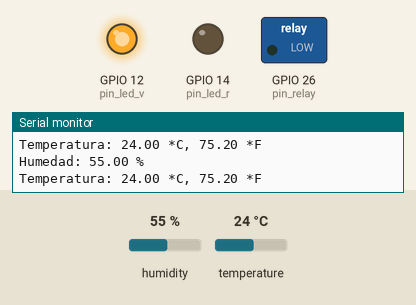
Simulated run of this sketch. Board: ESP32. Shown: switched loads named in the sketch (green lamp = pin HIGH), output pins drawn as LEDs (lit = HIGH), the last lines printed to the serial monitor. The test bench sets the inputs (shaded band); at power-on: temperature 24 °C, humidity 55 %.

Above: at 4.8 s.
4.9 s: temperature set to 27.4 °C
7.9 s: temperature set to 28.5 °C
At 8.3 s:
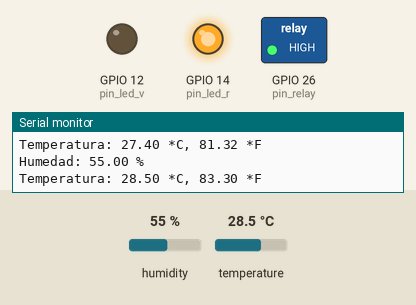
10.9 s: temperature set to 12 °C
At 12.9 s:
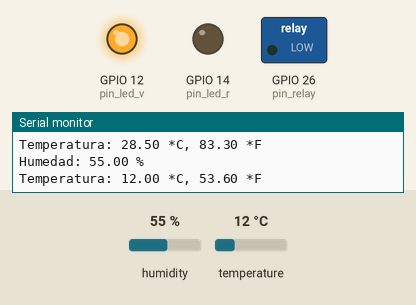
13.9 s: temperature set to 33 °C
At 14.6 s:
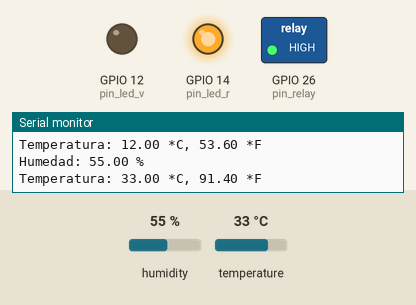
Timing chart, 0 to 16.9 s (numbered marks = the images above; inputs shaded):
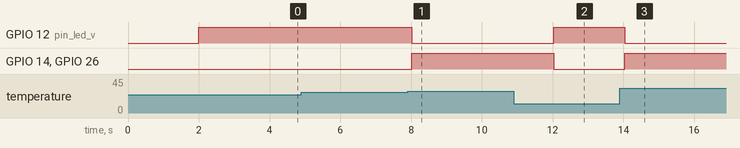

Measured:
- the behaviour switches between 28 and 28.1 °C on temperature (found by bisection; images 0 and 1)
- after the input at 7.9 s, GPIO 12 (pin_led_v): HIGH → LOW after 0.12 s; GPIO 14 (pin_led_r), GPIO 26 (pin_relay): LOW → HIGH after 0.12 s
- after the input at 10.9 s, GPIO 12 (pin_led_v): LOW → HIGH after 1.1 s; GPIO 14 (pin_led_r), GPIO 26 (pin_relay): HIGH → LOW after 1.1 s
- after the input at 13.9 s, GPIO 12 (pin_led_v): HIGH → LOW after 0.14 s; GPIO 14 (pin_led_r), GPIO 26 (pin_relay): LOW → HIGH after 0.14 s

The sketch:

Codigo_ESP32_Relay_DHT11_leds.ino
```cpp
// Incluimos librería
#include <DHT.h>

// Definimos el pin digital donde se conecta el sensor
#define DHTPIN 2
// Dependiendo del tipo de sensor
#define DHTTYPE DHT22

// Inicializamos el sensor DHT11
DHT dht(DHTPIN, DHTTYPE);

int pin_led_r = 14;  // Pin del led rojo
int pin_led_v = 12;  // Pin del led verde
int pin_relay = 26; // pin del relay


void setup() {
  // Inicializamos comunicación serie
  Serial.begin(9600);

  // Comenzamos el sensor DHT
  dht.begin();

  pinMode(pin_led_r, OUTPUT); // Modo de inicio del led
  pinMode(pin_led_v, OUTPUT); // Modo de inicio del led
  pinMode(pin_relay, OUTPUT); // Modo de inicio del relay
}

void loop() {
    // Esperamos 5 segundos entre medidas
  delay(2000);

  // Leemos la humedad relativa
  float h = dht.readHumidity();
  // Leemos la temperatura en grados centígrados (por defecto)
  float t = dht.readTemperature();
  // Leemos la temperatura en grados Fahreheit
  float f = dht.readTemperature(true);

  // Comprobamos si ha habido algún error en la lectura
  if (isnan(h) || isnan(t) || isnan(f)) {
    Serial.println("Error obteniendo los datos del sensor DHT11");
    return;
  }


  Serial.print("Humedad: ");
  Serial.print(h);
  Serial.print(" %\n");
  Serial.print("Temperatura: ");
  Serial.print(t);
  Serial.print(" *C, ");
  Serial.print(f);
  Serial.print(" *F\n");


 if (t <= 28) {
   digitalWrite(pin_led_v, HIGH);
   digitalWrite(pin_led_r, LOW);
   digitalWrite(pin_relay, LOW);
 } else {
   digitalWrite(pin_led_r, HIGH);
   digitalWrite(pin_led_v, LOW);
   digitalWrite(pin_relay, HIGH);
 }
}
```
